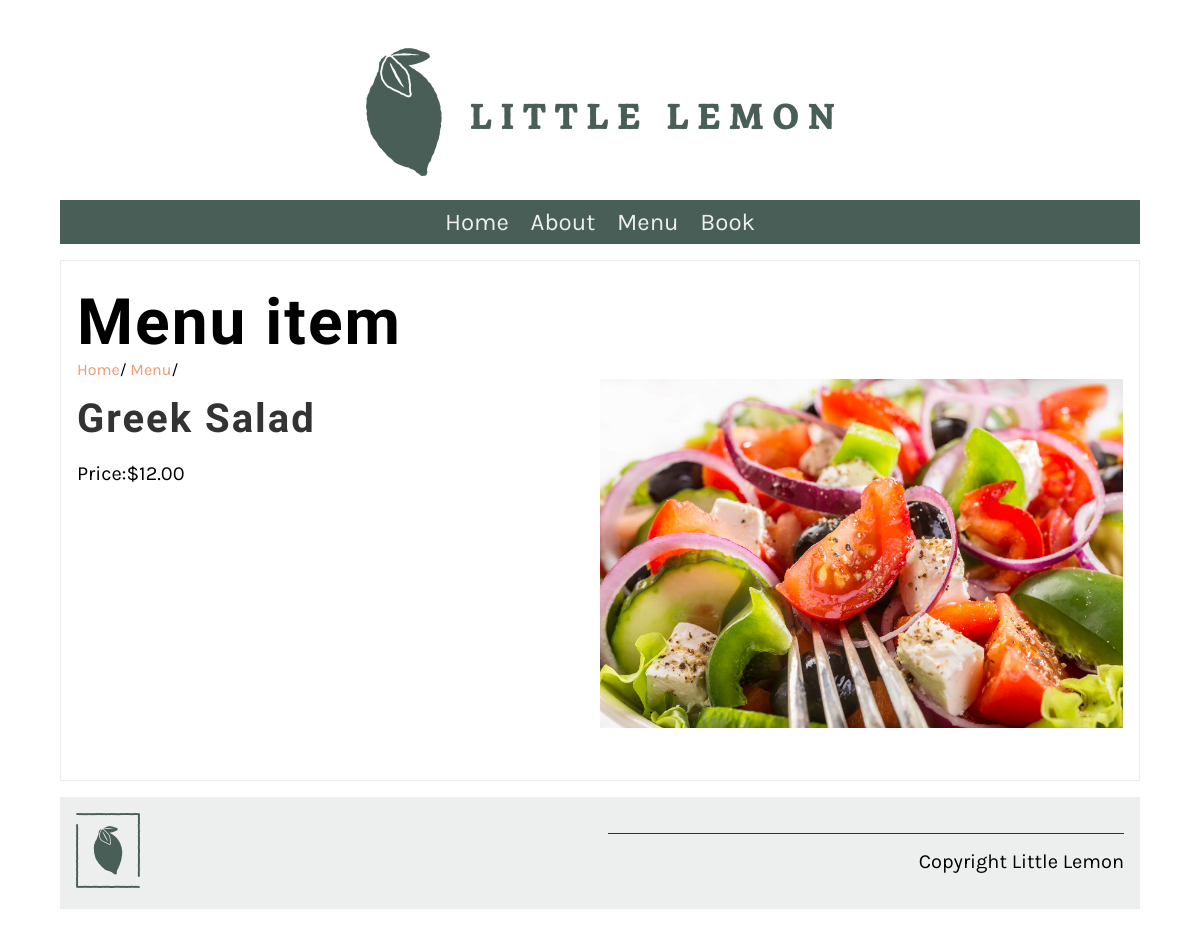
The page /restaurant/menu-item/1 on the database its author committed.
### restaurant/models.py (models this page shows, shortened)
class Menu(models.Model):
    name = models.CharField(max_length=200)
    price = models.IntegerField()
    description = models.TextField(max_length=1000, default='')

### restaurant/views.py (the view)
# urls.py: path('menu-item/<int:pk>', views.display_menu_item, name="menu_item"),
def display_menu_item(request, pk=None):
    if pk:
        menu_item = Menu.objects.get(pk=pk)
    else:
        menu_item = ''
    return render(request, 'menu_item.html', {'menu_item': menu_item})

### restaurant/templates/menu_item.html (shortened to what this page needs)
{% extends 'base.html' %}
{% load static %}
{% block content %}
<section>
    <article>
        <h1>Menu item</h1>
        <span>
            <a href="{% url 'home' %}">Home</a>/
            <a href="{% url 'menu' %}">Menu</a>/
        </span>
        <div class="row">
            <div class="column">
                <h2>
                    {{menu_item.name}}
                </h2>
                <p>
                    Price:${{menu_item.price}}.00
                </p>
            </div>
            <div class="column">
                <img src="/restaurant/static/img/menu_items/{{menu_item.name}}.jpg" alt="{{ menu_item.name}}" />
            </div>
        </div>
    </article>
</section>
{% endblock %}

### restaurant/static/css/style.css (style rules this page uses)
body { font-family: 'Karla', sans-serif; margin-top: 3rem; margin-bottom: 3rem; margin-left: 5%; margin-right: 5%; }
h1, h2, h3, h4, h5, h6 { font-family: 'Markazi Text', serif; letter-spacing: 2px;; }
h1 { font-size: 4rem; margin-top: 1.5rem; margin-bottom: 0; }
h2 { font-size: 2.5rem; color: #333333; margin:1rem 0; }
p, ul { font-size: 1.25rem;; }
a { color: #EE9972; text-decoration: none; }
section { display: flex; gap: 2rem 1rem; margin-top: 1rem; margin-bottom: 1rem; flex-direction: row; }
article { flex:1; }
article img { max-width: 100%; }
main article { border: 1px solid #EDEFEE; padding-left: 1rem; padding-right: 1rem; }
.row { display: flex; flex-direction: row; width: 100%; padding-bottom: 1rem; }
.column { flex-basis: 50%; margin-bottom: 1rem; padding-bottom: 1rem; }

### rows shown on the page
Menu: name "Greek Salad", price "12", name (picture)
